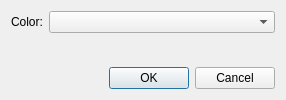
<?xml version="1.0" encoding="UTF-8"?>
<ui version="4.0">
 <class>AppletMemorySettings</class>
 <widget class="QDialog" name="AppletMemorySettings">
  <property name="geometry">
   <rect>
    <x>0</x>
    <y>0</y>
    <width>286</width>
    <height>100</height>
   </rect>
  </property>
  <property name="windowTitle">
   <string>Options</string>
  </property>
  <layout class="QVBoxLayout" name="verticalLayout_2">
   <item>
    <layout class="QVBoxLayout" name="verticalLayout">
     <item>
      <layout class="QFormLayout" name="formLayout">
       <item row="0" column="0">
        <widget class="QLabel" name="label_color">
         <property name="text">
          <string>Color:</string>
         </property>
        </widget>
       </item>
       <item row="0" column="1">
        <widget class="QComboBox" name="color"/>
       </item>
      </layout>
     </item>
     <item>
      <widget class="QDialogButtonBox" name="buttonBox">
       <property name="orientation">
        <enum>Qt::Horizontal</enum>
       </property>
       <property name="standardButtons">
        <set>QDialogButtonBox::Cancel|QDialogButtonBox::Ok</set>
       </property>
      </widget>
     </item>
    </layout>
   </item>
  </layout>
 </widget>
 <tabstops>
  <tabstop>color</tabstop>
  <tabstop>buttonBox</tabstop>
 </tabstops>
 <resources/>
 <connections>
  <connection>
   <sender>buttonBox</sender>
   <signal>accepted()</signal>
   <receiver>AppletMemorySettings</receiver>
   <slot>accept()</slot>
   <hints>
    <hint type="sourcelabel">
     <x>248</x>
     <y>254</y>
    </hint>
    <hint type="destinationlabel">
     <x>157</x>
     <y>274</y>
    </hint>
   </hints>
  </connection>
  <connection>
   <sender>buttonBox</sender>
   <signal>rejected()</signal>
   <receiver>AppletMemorySettings</receiver>
   <slot>reject()</slot>
   <hints>
    <hint type="sourcelabel">
     <x>316</x>
     <y>260</y>
    </hint>
    <hint type="destinationlabel">
     <x>286</x>
     <y>274</y>
    </hint>
   </hints>
  </connection>
 </connections>
</ui>
